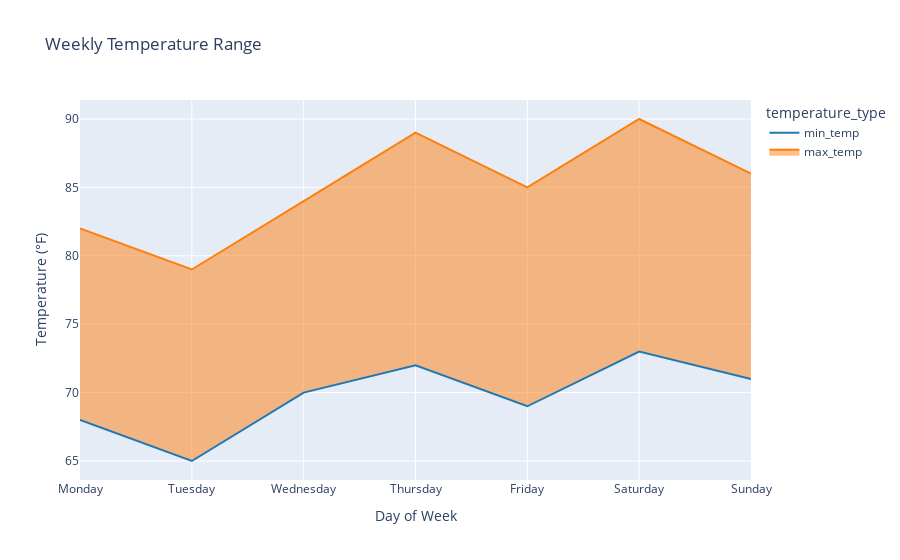

Write notebook code for a chart like this one.
### Code cell
# Create the figure using plotly express
fig = px.line(
    df_melted,
    x='day',
    y='temperature',
    color='temperature_type',
    labels={'temperature': 'Temperature (°F)', 'day': 'Day of Week'},
    title='Weekly Temperature Range',
    color_discrete_map={'min_temp': 'rgb(31, 119, 180)', 'max_temp': 'rgb(255, 127, 14)'}
)

# Fill between the lines
fig.update_traces(fill='tonexty',
                  selector=dict(name='max_temp'))

# Update layout for hovermode
fig.update_layout(hovermode='x unified')

# Show the figure
fig.show()

### Figure 1 — Plotly figure (JSON) as saved in the notebook; plotly's stock layout.template omitted (floating-point values rounded to 4 significant figures)
{"data": [{"hovertemplate": "temperature_type=min_temp<br>Day of Week=%{x}<br>Temperature (°F)=%{y}<extra></extra>", "legendgroup": "min_temp", "line": {"color": "rgb(31, 119, 180)", "dash": "solid"}, "marker": {"symbol": "circle"}, "mode": "lines", "name": "min_temp", "orientation": "v", "showlegend": true, "type": "scatter", "x": ["Monday", "Tuesday", "Wednesday", "Thursday", "Friday", "Saturday", "Sunday"], "xaxis": "x", "y": [68, 65, 70, 72, 69, 73, 71], "yaxis": "y"}, {"fill": "tonexty", "hovertemplate": "temperature_type=max_temp<br>Day of Week=%{x}<br>Temperature (°F)=%{y}<extra></extra>", "legendgroup": "max_temp", "line": {"color": "rgb(255, 127, 14)", "dash": "solid"}, "marker": {"symbol": "circle"}, "mode": "lines", "name": "max_temp", "orientation": "v", "showlegend": true, "type": "scatter", "x": ["Monday", "Tuesday", "Wednesday", "Thursday", "Friday", "Saturday", "Sunday"], "xaxis": "x", "y": [82, 79, 84, 89, 85, 90, 86], "yaxis": "y"}], "layout": {"hovermode": "x unified", "legend": {"title": {"text": "temperature_type"}, "tracegroupgap": 0}, "title": {"text": "Weekly Temperature Range"}, "xaxis": {"anchor": "y", "domain": [0, 1], "title": {"text": "Day of Week"}}, "yaxis": {"anchor": "x", "domain": [0, 1], "title": {"text": "Temperature (°F)"}}}}
